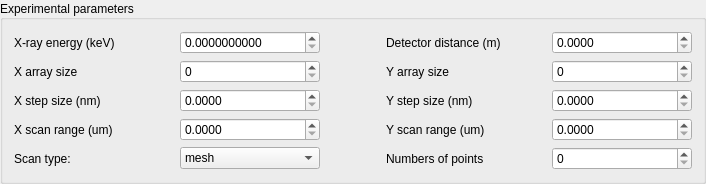
     <widget class="QGroupBox" name="groupBox_8">
      <property name="title">
       <string>Experimental parameters</string>
      </property>
      <property name="alignment">
       <set>Qt::AlignLeading|Qt::AlignLeft|Qt::AlignVCenter</set>
      </property>
      <layout class="QHBoxLayout" name="horizontalLayout_10">
       <item>
        <layout class="QGridLayout" name="gridLayout_9">
         <item row="3" column="0">
          <widget class="QLabel" name="label_43">
           <property name="text">
            <string>X scan range (um)</string>
           </property>
          </widget>
         </item>
         <item row="2" column="0">
          <widget class="QLabel" name="label_41">
           <property name="text">
            <string>X step size (nm)</string>
           </property>
          </widget>
         </item>
         <item row="1" column="1">
          <widget class="QSpinBox" name="sp_x_arr_size">
           <property name="maximum">
            <number>1000000</number>
           </property>
          </widget>
         </item>
         <item row="1" column="3">
          <widget class="QLabel" name="label_40">
           <property name="text">
            <string>Y array size</string>
           </property>
          </widget>
         </item>
         <item row="4" column="1">
          <widget class="QComboBox" name="cb_scan_type">
           <item>
            <property name="text">
             <string>mesh</string>
            </property>
           </item>
           <item>
            <property name="text">
             <string>spiral</string>
            </property>
           </item>
           <item>
            <property name="text">
             <string>fly</string>
            </property>
           </item>
          </widget>
         </item>
         <item row="4" column="3">
          <widget class="QLabel" name="label_46">
           <property name="text">
            <string>Numbers of points</string>
           </property>
          </widget>
         </item>
         <item row="3" column="4">
          <widget class="QDoubleSpinBox" name="sp_y_scan_range">
           <property name="decimals">
            <number>4</number>
           </property>
           <property name="maximum">
            <double>1000000.000000000000000</double>
           </property>
          </widget>
         </item>
         <item row="0" column="0">
          <widget class="QLabel" name="label_37">
           <property name="sizePolicy">
            <sizepolicy hsizetype="Fixed" vsizetype="Preferred">
             <horstretch>0</horstretch>
             <verstretch>0</verstretch>
            </sizepolicy>
           </property>
           <property name="minimumSize">
            <size>
             <width>160</width>
             <height>0</height>
            </size>
           </property>
           <property name="maximumSize">
            <size>
             <width>160</width>
             <height>16777215</height>
            </size>
           </property>
           <property name="text">
            <string>X-ray energy (keV)</string>
           </property>
          </widget>
         </item>
         <item row="0" column="3">
          <widget class="QLabel" name="label_38">
           <property name="sizePolicy">
            <sizepolicy hsizetype="Fixed" vsizetype="Preferred">
             <horstretch>0</horstretch>
             <verstretch>0</verstretch>
            </sizepolicy>
           </property>
           <property name="minimumSize">
            <size>
             <width>160</width>
             <height>0</height>
            </size>
           </property>
           <property name="maximumSize">
            <size>
             <width>160</width>
             <height>16777215</height>
            </size>
           </property>
           <property name="text">
            <string>Detector distance (m)</string>
           </property>
          </widget>
         </item>
         <item row="0" column="1">
          <widget class="QDoubleSpinBox" name="sp_xray_energy">
           <property name="sizePolicy">
            <sizepolicy hsizetype="Fixed" vsizetype="Fixed">
             <horstretch>0</horstretch>
             <verstretch>0</verstretch>
            </sizepolicy>
           </property>
           <property name="minimumSize">
            <size>
             <width>140</width>
             <height>0</height>
            </size>
           </property>
           <property name="maximumSize">
            <size>
             <width>140</width>
             <height>16777215</height>
            </size>
           </property>
           <property name="decimals">
            <number>10</number>
           </property>
          </widget>
         </item>
         <item row="0" column="4">
          <widget class="QDoubleSpinBox" name="sp_detector_distance">
           <property name="sizePolicy">
            <sizepolicy hsizetype="Fixed" vsizetype="Fixed">
             <horstretch>0</horstretch>
             <verstretch>0</verstretch>
            </sizepolicy>
           </property>
           <property name="minimumSize">
            <size>
             <width>140</width>
             <height>0</height>
            </size>
           </property>
           <property name="maximumSize">
            <size>
             <width>140</width>
             <height>16777215</height>
            </size>
           </property>
           <property name="decimals">
            <number>4</number>
           </property>
          </widget>
         </item>
         <item row="3" column="3">
          <widget class="QLabel" name="label_44">
           <property name="text">
            <string>Y scan range (um)</string>
           </property>
          </widget>
         </item>
         <item row="2" column="4">
          <widget class="QDoubleSpinBox" name="sp_y_step_size">
           <property name="decimals">
            <number>4</number>
           </property>
           <property name="maximum">
            <double>1000000.000000000000000</double>
           </property>
          </widget>
         </item>
         <item row="2" column="3">
          <widget class="QLabel" name="label_42">
           <property name="text">
            <string>Y step size (nm)</string>
           </property>
          </widget>
         </item>
         <item row="1" column="4">
          <widget class="QSpinBox" name="sp_y_arr_size">
           <property name="maximum">
            <number>1000000</number>
           </property>
          </widget>
         </item>
         <item row="4" column="4">
          <widget class="QSpinBox" name="sp_num_points">
           <property name="maximum">
            <number>10000000</number>
           </property>
          </widget>
         </item>
         <item row="4" column="0">
          <widget class="QLabel" name="label_45">
           <property name="text">
            <string>Scan type: </string>
           </property>
          </widget>
         </item>
         <item row="1" column="0">
          <widget class="QLabel" name="label_39">
           <property name="text">
            <string>X array size</string>
           </property>
          </widget>
         </item>
         <item row="2" column="1">
          <widget class="QDoubleSpinBox" name="sp_x_step_size">
           <property name="decimals">
            <number>4</number>
           </property>
           <property name="maximum">
            <double>1000000.000000000000000</double>
           </property>
          </widget>
         </item>
         <item row="3" column="1">
          <widget class="QDoubleSpinBox" name="sp_x_scan_range">
           <property name="decimals">
            <number>4</number>
           </property>
           <property name="maximum">
            <double>1000000.000000000000000</double>
           </property>
          </widget>
         </item>
         <item row="0" column="2">
          <spacer name="horizontalSpacer_2">
           <property name="orientation">
            <enum>Qt::Horizontal</enum>
           </property>
           <property name="sizeType">
            <enum>QSizePolicy::Fixed</enum>
           </property>
           <property name="sizeHint" stdset="0">
            <size>
             <width>60</width>
             <height>20</height>
            </size>
           </property>
          </spacer>
         </item>
        </layout>
       </item>
      </layout>
     </widget>
